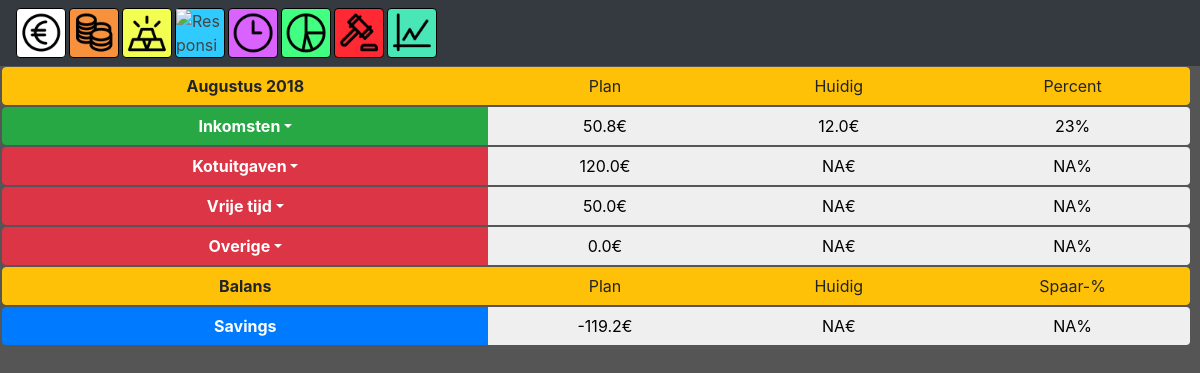
/budget (signed in), run on an earlier commit of the app's database.
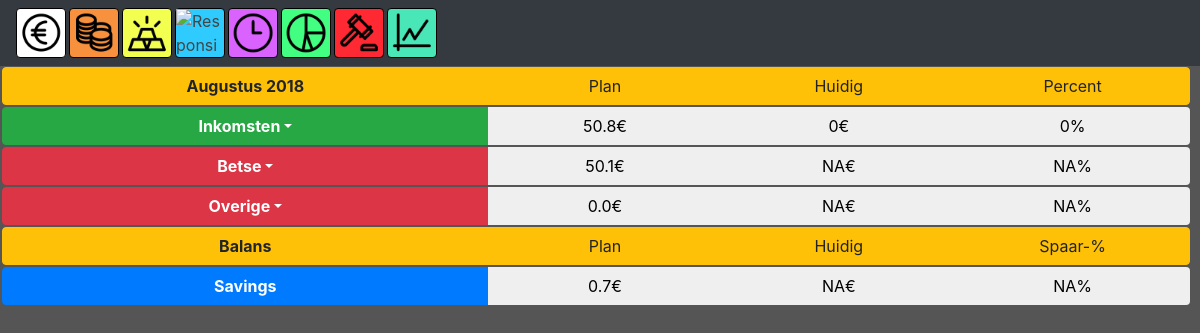
And on a later commit of the database.
### tables this page shows
CREATE TABLE `Inkomsten` (
	`userid`	INTEGER NOT NULL,
	`inkomsten`	REAL NOT NULL
);

CREATE TABLE "Budgetten" (
	`userid`	INTEGER NOT NULL,
	`naam`	TEXT NOT NULL,
	`bedrag`	REAL NOT NULL,
	`restaurant`	TEXT,
	`winkel`	TEXT,
	`openbaarVervoer`	TEXT,
	`auto`	TEXT,
	`verzekering`	TEXT,
	`dokters`	TEXT,
	`kleren`	TEXT,
	`abonnementen`	TEXT,
	`diensten`	TEXT,
	`elektronica`	TEXT,
	`gsm`	TEXT,
	`huisdieren`	TEXT,
	`elektriciteit`	TEXT,
	`huis`	TEXT,
	`water`	TEXT,
	`internet`	TEXT,
	`meubels`	TEXT,
	`supplies`	TEXT,
	`vuilnis`	TEXT,
	`games`	TEXT,
	`sport`	TEXT,
	`tekenen`	TEXT,
	`reizen`	TEXT,
	`tuin`	TEXT,
	`events`	TEXT,
	`lezen`	TEXT,
	`tv`	TEXT,
	`onderwijs`	TEXT,
	`charity`	TEXT,
	`belasting`	TEXT,
	`gift`	TEXT,
	`interest`	TEXT
);

### app.py (the view, shortened to what this page needs)
@app.route("/budget", methods=["POST","GET"])
@login_required
def budget():
    if request.method == "GET":
        db = db_connect('pythonsqlite.db')
        rowsb = db.execute("SELECT * FROM Inkomsten WHERE userid = ? ",
                          (session["user_id"],))
        rowb = rowsb.fetchone()
        inkomst = rowb[1]
        rowsb = db.execute("SELECT * FROM Transacties WHERE Userid = ? and Soort = ? and Datum >= date('now','start of month') and Datum < date('now','start of month','+1 month') ",
                          (session["user_id"], "Inkomst",))
        rowb = rowsb.fetchall()
        inkomhuidig = 0
        for row in rowb:
            inkomhuidig += row[2]
        rowsb = db.execute("SELECT * FROM Budgetten WHERE Userid = ?",
                          (session["user_id"],))
        budgetten = rowsb.fetchall()
        totaalbudget = 0
        for row in budgetten:
            totaalbudget += row[2]
        return render_template("budget.html", inkomsten=inkomst, inkomhuidig=inkomhuidig, budgetten=budgetten, totaalbudget=totaalbudget)

### helpers.py (called while the page is built)
def db_connect(string):
    conn = sqlite3.connect(string)
    return conn.cursor()

def login_required(f):
    @wraps(f)
    def decorated_function(*args, **kwargs):
        if session.get("user_id") is None:
            return redirect("/login")
        return f(*args, **kwargs)
    return decorated_function

### templates/budget.html (shortened to what this page needs)
{%extends "layoutHome.html"%}
{%block homeBody%}
<div class="btn-group headerbudget" role="group" aria-label="Basic example">
        <button type="button" class="largebudget btn btn-warning">Augustus 2018</button>
        <button type="button" class="smallbudget btn btn-warning">Plan</button>
        <button type="button" class="smallbudget btn btn-warning">Huidig</button>
        <button type="button" class="smallbudget btn btn-warning">Percent</button>
      </div>
<div class="btn-group headerbudget" role="group" aria-label="Basic example">
        <div class="largebudget btn-group" role="group">
                <button id="btnGroupDrop1" type="button" class="expensebudget btn btn-success dropdown-toggle dropdown-toggle-split" data-toggle="dropdown" aria-haspopup="true" aria-expanded="false">
                Inkomsten
                </button>
            </div>
        <button type="button" class="smallbudget btn ">{{ inkomsten }}€</button>
        <button type="button" class="smallbudget btn ">{{ inkomhuidig }}€</button>
        <button type="button" class="smallbudget btn ">{{ (inkomhuidig / inkomsten * 100) | int }}%</button>
      </div>
{% for budget in budgetten %}
<div class="btn-group headerbudget" role="group" aria-label="Button group with nested dropdown">
    <div class="largebudget btn-group" role="group">
        <button id="btnGroupDrop1" type="button" class="expensebudget btn btn-danger dropdown-toggle dropdown-toggle-split" data-toggle="dropdown" aria-haspopup="true" aria-expanded="false">
        {{budget[1]}}
        </button>
    </div>
    <button type="button" class="smallbudget btn ">{{budget[2]}}€</button>
    <button type="button" class="smallbudget btn ">NA€</button>
    <button type="button" class="smallbudget btn ">NA%</button>
</div>
{% endfor %}
<div class="btn-group headerbudget" role="group" aria-label="Basic example">
        <div class="largebudget btn-group" role="group">
                <button id="btnGroupDrop1" type="button" class="expensebudget btn btn-danger dropdown-toggle dropdown-toggle-split" data-toggle="dropdown" aria-haspopup="true" aria-expanded="false">
                Overige
                </button>
            </div>
        <button type="button" class="smallbudget btn ">0.0€</button>
        <button type="button" class="smallbudget btn ">NA€</button>
        <button type="button" class="smallbudget btn ">NA%</button>
      </div>
<div class="btn-group headerbudget" role="group" aria-label="Basic example">
    <button type="button" class="largebudget btn btn-warning">Balans</button>
    <button type="button" class="smallbudget btn btn-warning">Plan</button>
    <button type="button" class="smallbudget btn btn-warning">Huidig</button>
    <button type="button" class="smallbudget btn btn-warning">Spaar-%</button>
    </div>
<div class="btn-group headerbudget" role="group" aria-label="Basic example">
    <button type="button" class="largebudget btn btn-primary">Savings</button>
    <button type="button" class="smallbudget btn ">{{ (inkomsten - totaalbudget) | round(2) }}€</button>
    <button type="button" class="smallbudget btn ">NA€</button>
    <button type="button" class="smallbudget btn ">NA%</button>
    </div>
{%endblock%}

### templates/layoutHome.html (shortened to what this page needs)
{% extends "layout.html" %}
{%block body%}
<nav class="navbar navbar-dark bg-dark">
    <a class="card" href="/">
        <img src="static/icons/input.png" class="img-fluid" alt="Responsive image">
    </a>
    <div class="scrolling-wrapper-flexbox">
      <div class="card card1"><a href="/budget">
        <img src="static/icons/budget.png" class="img-fluid" alt="Responsive image"></a>
      </div>
      <div class="card card2"><a href="/balans">
          <img src="static/icons/balans.png" class="img-fluid" alt="Responsive image"></a>
        </div>
      <div class="card card3"><a href="/maand">
          <img src="static/icons/maand.png" class="img-fluid" alt="Responsive image"></a>
        </div>
      <div class="card card4"><a href="#">
          <img src="static/icons/jaar.png" class="img-fluid" alt="Responsive image"></a>
        </div>
      <div class="card card5"><a href="#">
          <img src="static/icons/grafieken.png" class="img-fluid" alt="Responsive image"></a>
        </div>
      <div class="card card6"><a href="#">
          <img src="static/icons/onderneming.png" class="img-fluid" alt="Responsive image"></a>
        </div>
      <div class="card card7"><a href="#">
          <img src="static/icons/aandelen.png" class="img-fluid" alt="Responsive image"></a>
        </div>
    </div>
  </nav>
  {%block homeBody%}
  {%endblock%}
{%endblock%}

### templates/layout.html (shortened to what this page needs)
<!DOCTYPE <!DOCTYPE html>
<html>
    <head>
        <link rel="stylesheet" href="https://stackpath.bootstrapcdn.com/bootstrap/4.1.2/css/bootstrap.min.css">
        <link href="/static/styles.css" rel="stylesheet"/>
    </head>
<body>
    {%block body %}{%endblock%}
</body>
</html>

### static/styles.css (style rules this page uses)
body { background: #555555 !important; }
.navbar { flex-wrap: nowrap; }
.scrolling-wrapper-flexbox { display: flex; flex-wrap: nowrap; overflow-x: auto; }
.card { flex: 0 0 auto; margin-right: 3px; }
.card { border: 1px solid rgb(0, 0, 0); width: 50px; height: 50px; }
.card1 { background-color: rgb(248, 145, 61) !important; }
.card2 { background-color: rgb(243, 255, 80) !important; }
.card3 { background-color: rgb(47, 203, 255) !important; }
.card4 { background-color: rgb(218, 98, 255) !important; }
.card5 { background-color: rgb(66, 255, 129) !important; }
.card6 { background-color: rgb(255, 41, 51) !important; }
.card7 { background-color: rgb(73, 230, 183) !important; }
.scrolling-wrapper, .scrolling-wrapper-flexbox { height: 50px; width: 100%; -webkit-overflow-scrolling: auto; }
a { color:#444;text-decoration:none; }
.largebudget { width:41.5% !important; font-weight: bold; padding: 0px; }
.smallbudget { width:20% !important; }
.headerbudget { width:99% !important; font-weight: bold; margin: 1px; margin-left: 2px; }
.expensebudget { width:100% !important; font-weight: bold; }

What changed in the data, as far as the page shows it:
removed Budgetten: naam "Kotuitgaven", bedrag "120.0"
removed Budgetten: naam "Vrije tijd", bedrag "50.0"
computed for Inkomsten: (inkomhuidig/inkomsten*100)|int "23" → "0"; (inkomsten-totaalbudget)|round(2) "-119.2" → "0.7"
added Budgetten: naam "Betse", bedrag "50.1"
Also different on the page:
{{ inkomhuidig }}: "12.0" → "0"
